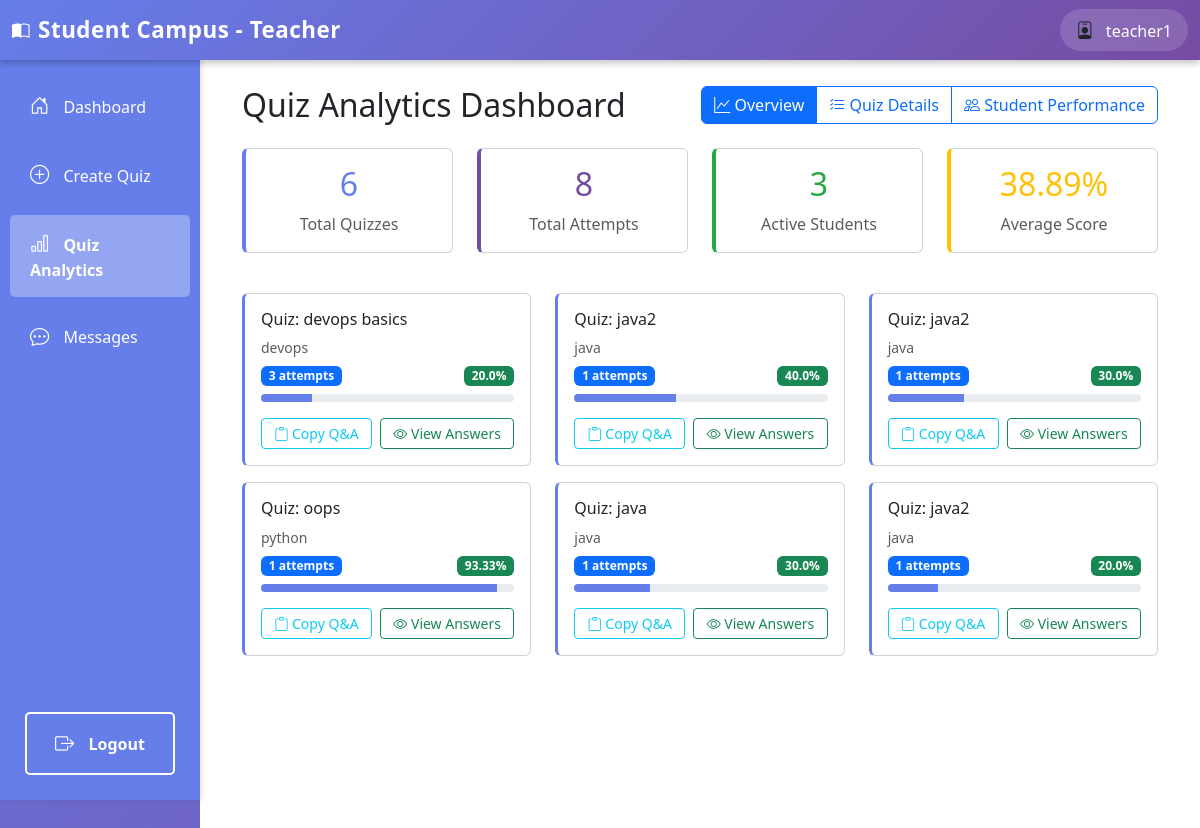
Page /teacher/quiz/analytics/ (signed in) on the earlier database version.
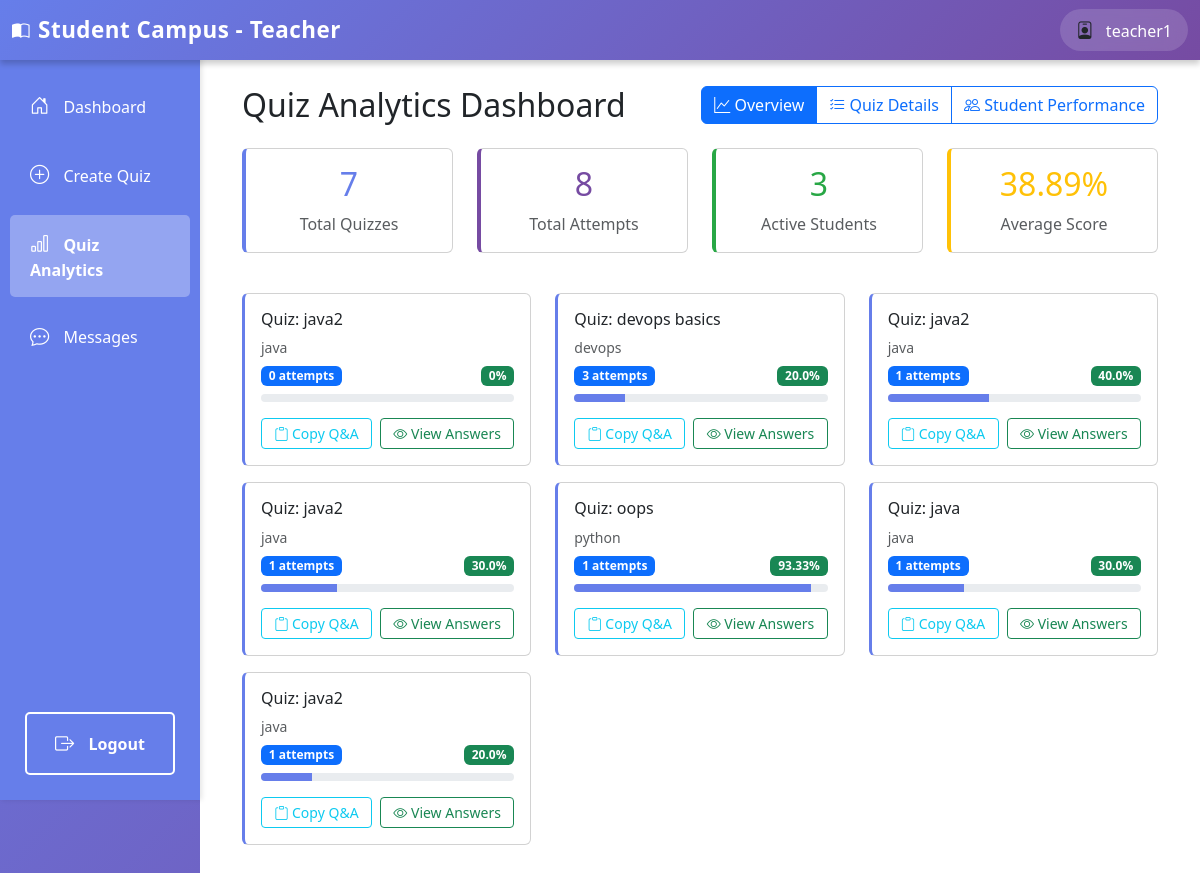
Same page on the later database version.
### teachers/models.py (models this page shows, shortened)
class Quiz(models.Model):
    title = models.CharField(max_length=200)
    subject = models.ForeignKey(Subject, on_delete=models.CASCADE, related_name='quizzes')
    pdf_note = models.ForeignKey(PDFNote, on_delete=models.CASCADE, related_name='quizzes', null=True)
    description = models.TextField(blank=True)
    duration = models.IntegerField(help_text="Duration in minutes", default=30)
    num_questions = models.IntegerField(default=10)
    topics = models.TextField(blank=True, help_text="Comma-separated topics (optional)")
    difficulty = models.CharField(max_length=20, choices=[('easy', 'Easy'), ('medium', 'Medium'), ('hard', 'Hard')], default='medium')
    created_by = models.ForeignKey(User, on_delete=models.CASCADE, related_name='created_quizzes')
    created_at = models.DateTimeField(auto_now_add=True)
    deadline = models.DateTimeField(null=True, blank=True, help_text="Quiz deadline")
    is_active = models.BooleanField(default=True)
    class Meta:
        ordering = ['-created_at']
        verbose_name_plural = "Quizzes"

class Subject(models.Model):
    name = models.CharField(max_length=200)
    description = models.TextField(blank=True)
    teacher = models.ForeignKey(User, on_delete=models.CASCADE, related_name='subjects')
    created_at = models.DateTimeField(auto_now_add=True)
    class Meta:
        ordering = ['name']

### teachers/views.py (the view)
# urls.py: path('quiz/analytics/', views.quiz_analytics, name='quiz_analytics'),
@login_required
def quiz_analytics(request):
    if not request.user.is_teacher():
        return HttpResponseForbidden("You don't have permission to access this page.")
    quizzes = Quiz.objects.filter(created_by=request.user).prefetch_related('attempts', 'questions', 'attempts__student')
    quiz_stats = []
    total_attempts_all = 0
    unique_students_set = set()
    all_percentages = []
    for quiz in quizzes:
        attempts = quiz.attempts.filter(completed_at__isnull=False)
        total_attempts = attempts.count()
        total_attempts_all += total_attempts
        students_in_quiz = set(attempt.student.id for attempt in attempts)
        unique_students_set.update(students_in_quiz)
        if total_attempts > 0:
            scores = [a.score for a in attempts]
            avg_score = sum(scores) / total_attempts
            highest_score = max(scores)
            lowest_score = min(scores)
            if quiz.questions.count() > 0:
                avg_percentage = (avg_score / quiz.questions.count()) * 100
                all_percentages.append(avg_percentage)
            else:
                avg_percentage = 0
        else:
            avg_score = 0
            avg_percentage = 0
            highest_score = 0
            lowest_score = 0
        quiz_stats.append({
            'quiz': quiz,
            'total_attempts': total_attempts,
            'avg_score': round(avg_score, 2),
            'avg_percentage': round(avg_percentage, 2),
            'total_questions': quiz.questions.count(),
            'highest_score': highest_score,
            'lowest_score': lowest_score,
            'unique_students': len(students_in_quiz)
        })
    overall_avg = round(sum(all_percentages) / len(all_percentages), 2) if all_percentages else 0
    return render(request, 'teachers/quiz_analytics.html', {
        'quiz_stats': quiz_stats,
        'total_attempts': total_attempts_all,
        'unique_students': len(unique_students_set),
        'overall_avg': overall_avg
    })

### authentication/models.py (called while the page is built)
    def is_teacher(self):
        return self.role == 'teacher'

### templates/teachers/quiz_analytics.html (shortened to what the changed rows need)
{% extends 'teachers/base_teacher.html' %}
{% block teacher_content %}
<div class="container-fluid">
    <div class="d-flex justify-content-between align-items-center mb-4">
        <h2 class="mb-0">Quiz Analytics Dashboard</h2>
    </div>
    {% if quiz_stats %}
        <div id="overviewTab" class="analytics-tab">
            <div class="row mb-4">
                <div class="col-md-3 mb-3">
                    <div class="card text-center h-100" style="border-left: 4px solid #667eea;">
                        <div class="card-body">
                            <h2 style="color: #667eea;">{{ quiz_stats|length }}</h2>
                            <p class="text-muted mb-0">Total Quizzes</p>
                        </div>
                    </div>
                </div>
                <div class="col-md-3 mb-3">
                    <div class="card text-center h-100" style="border-left: 4px solid #764ba2;">
                        <div class="card-body">
                            <h2 style="color: #764ba2;">{{ total_attempts }}</h2>
                            <p class="text-muted mb-0">Total Attempts</p>
                        </div>
                    </div>
                </div>
                <div class="col-md-3 mb-3">
                    <div class="card text-center h-100" style="border-left: 4px solid #28a745;">
                        <div class="card-body">
                            <h2 style="color: #28a745;">{{ unique_students }}</h2>
                            <p class="text-muted mb-0">Active Students</p>
                        </div>
                    </div>
                </div>
                <div class="col-md-3 mb-3">
                    <div class="card text-center h-100" style="border-left: 4px solid #ffc107;">
                        <div class="card-body">
                            <h2 style="color: #ffc107;">{{ overall_avg }}%</h2>
                            <p class="text-muted mb-0">Average Score</p>
                        </div>
                    </div>
                </div>
            </div>
            <div class="row">
                {% for stat in quiz_stats %}
                    <div class="col-md-4 mb-3">
                        <div class="card h-100" style="border-left: 3px solid #667eea;">
                            <div class="card-body">
                                <h6 class="card-title text-truncate" title="{{ stat.quiz.title }}">{{ stat.quiz.title }}</h6>
                                <p class="text-muted small mb-2">{{ stat.quiz.subject.name }}</p>
                                <div class="d-flex justify-content-between mb-2">
                                    <span class="badge bg-primary">{{ stat.total_attempts }} attempts</span>
                                    <span class="badge bg-success">{{ stat.avg_percentage }}%</span>
                                </div>
                                <div class="progress mb-3" style="height: 8px;">
                                    <div class="progress-bar" style="width: {{ stat.avg_percentage }}%; background-color: #667eea;"></div>
                                </div>
                                <div class="d-flex gap-2">
                                    <button class="btn btn-sm btn-outline-info flex-fill" onclick="copyQuizContent{{ stat.quiz.id }}()" title="Copy Questions & Answers">
                                        <i class="bi bi-clipboard"></i> Copy Q&A
                                    </button>
                                    <button class="btn btn-sm btn-outline-success flex-fill" onclick="viewAnswerSheet{{ stat.quiz.id }}()" title="View Answer Sheet">
                                        <i class="bi bi-eye"></i> View Answers
                                    </button>
                                </div>
                            </div>
                        </div>
                    </div>
                {% endfor %}
            </div>
        </div>
    {% else %}
        <div class="alert alert-info">
            <i class="bi bi-info-circle"></i> No quizzes created yet. Go to "Create Quiz" to generate your first quiz.
        </div>
    {% endif %}
</div>
{% endblock %}

Differences in the rows shown:
added Quiz: quiz "Quiz: java2", quiz.subject.name "java", total_attempts "0", avg_percentage "0"
Other differences:
{{ quiz_stats|length }}: "6" → "7"
